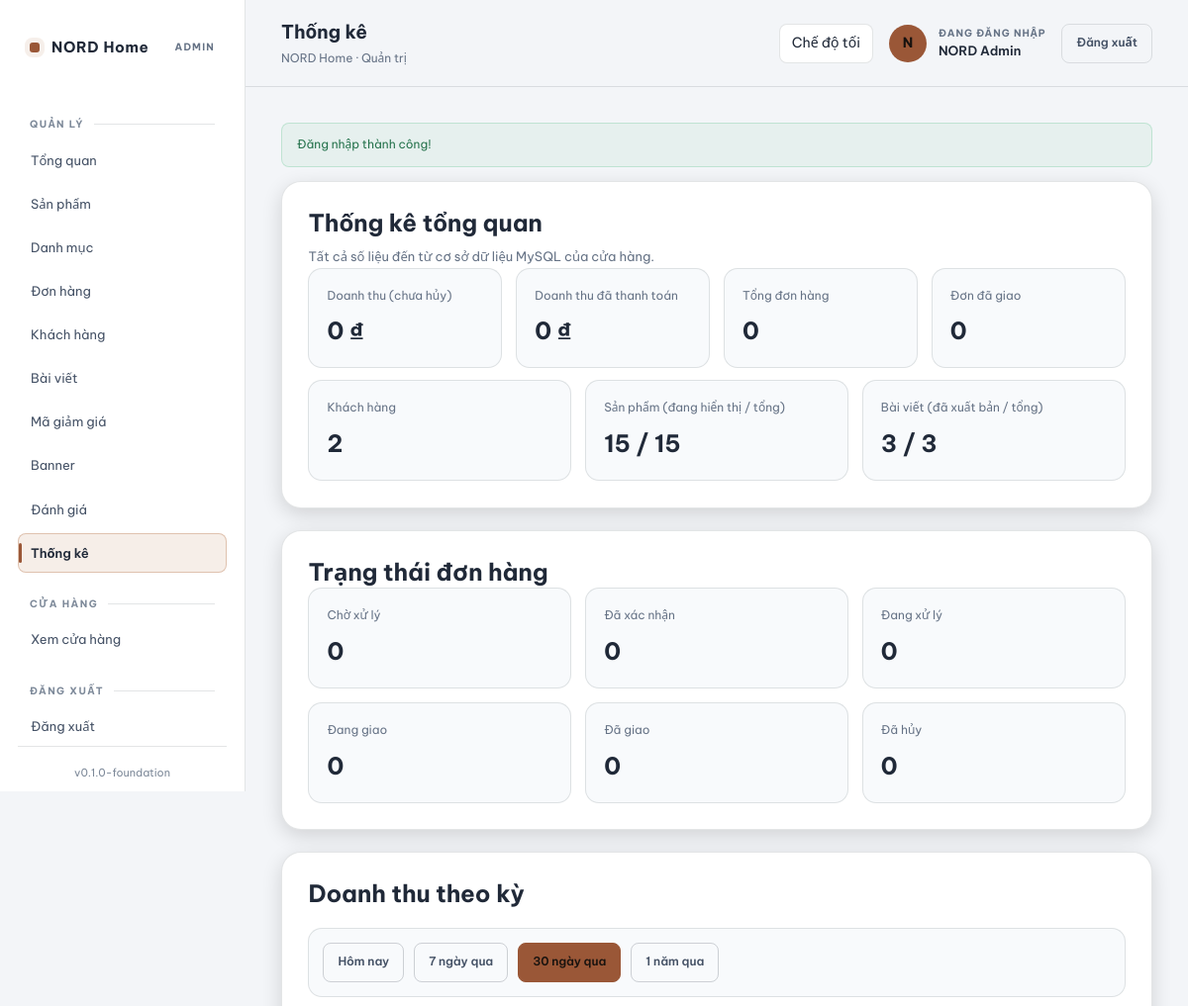
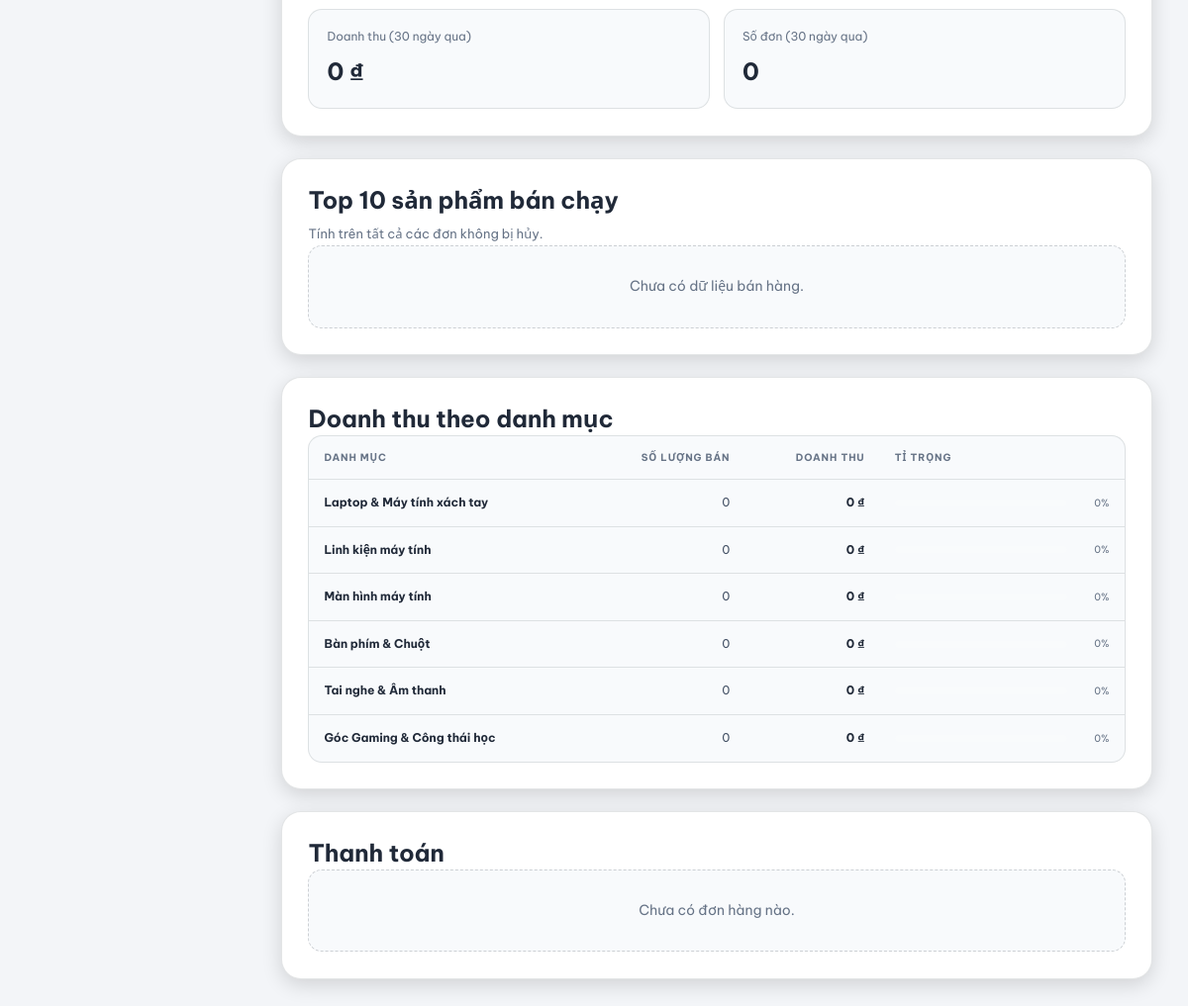
The app's page /admin/statistics.php (signed in) with its own data (2 pictures, top to bottom).
### tables this page shows
CREATE TABLE `categories` (
  `id` INT UNSIGNED NOT NULL AUTO_INCREMENT,
  `parent_id` INT UNSIGNED DEFAULT NULL,
  `name` VARCHAR(120) NOT NULL,
  `slug` VARCHAR(160) NOT NULL,
  `description` TEXT DEFAULT NULL,
  `image` VARCHAR(255) DEFAULT NULL,
  `sort_order` INT NOT NULL DEFAULT 0,
  `is_active` TINYINT(1) NOT NULL DEFAULT 1,
  `created_at` DATETIME NOT NULL DEFAULT CURRENT_TIMESTAMP,
  `updated_at` DATETIME NOT NULL DEFAULT CURRENT_TIMESTAMP ON UPDATE CURRENT_TIMESTAMP,
  PRIMARY KEY (`id`),
  UNIQUE KEY `uq_categories_slug` (`slug`),
  KEY `idx_categories_parent` (`parent_id`),
  KEY `idx_categories_active` (`is_active`),
  CONSTRAINT `fk_categories_parent`
    FOREIGN KEY (`parent_id`) REFERENCES `categories` (`id`)
    ON DELETE SET NULL ON UPDATE CASCADE
);

### config/database.php (called while the page is built, shortened)
<?php
function pdo_options(): array
{
    return [
        PDO::ATTR_ERRMODE => PDO::ERRMODE_EXCEPTION,
        PDO::ATTR_DEFAULT_FETCH_MODE => PDO::FETCH_ASSOC,
        PDO::ATTR_EMULATE_PREPARES => false,
    ];
}
function db(): PDO
{
    static $pdo = null;
    if ($pdo instanceof PDO) {
        return $pdo;
    }
    $dsn = sprintf(
        'mysql:host=%s;port=%s;dbname=%s;charset=%s',
        DB_HOST,
        DB_PORT,
        DB_NAME,
        DB_CHARSET
    );
    $pdo = new PDO($dsn, DB_USER, DB_PASS, pdo_options());
    return $pdo;
}

### includes/admin-data.php (called while the page is built, shortened)
<?php
require_once __DIR__ . '/functions.php';
function admin_statistics_overview(): array
{
    $out = [
        'revenue_total'      => 0.0,
        'revenue_paid'       => 0.0,
        'orders_total'       => 0,
        'orders_pending'     => 0,
        'orders_confirmed'   => 0,
        'orders_processing'  => 0,
        'orders_shipped'     => 0,
        'orders_delivered'   => 0,
        'orders_cancelled'   => 0,
        'products_total'     => 0,
        'products_active'    => 0,
        'customers_total'    => 0,
        'posts_total'        => 0,
        'posts_published'    => 0,
        'reviews_total'      => 0,
        'reviews_pending'    => 0,
    ];
    try {
        $out['revenue_total'] = (float) db()->query(
            "SELECT COALESCE(SUM(total),0) FROM orders WHERE status <> '" . ORDER_CANCELLED . "'"
        )->fetchColumn();
        $out['revenue_paid'] = (float) db()->query(
            "SELECT COALESCE(SUM(total),0) FROM orders WHERE payment_status = '" . PAYMENT_PAID . "'"
        )->fetchColumn();
        $out['orders_total']      = (int) db()->query('SELECT COUNT(*) FROM orders')->fetchColumn();
        $out['orders_pending']    = (int) db()->query("SELECT COUNT(*) FROM orders WHERE status='" . ORDER_PENDING . "'")->fetchColumn();
        $out['orders_confirmed']  = (int) db()->query("SELECT COUNT(*) FROM orders WHERE status='" . ORDER_CONFIRMED . "'")->fetchColumn();
        $out['orders_processing'] = (int) db()->query("SELECT COUNT(*) FROM orders WHERE status='" . ORDER_PROCESSING . "'")->fetchColumn();
        $out['orders_shipped']    = (int) db()->query("SELECT COUNT(*) FROM orders WHERE status='" . ORDER_SHIPPED . "'")->fetchColumn();
        $out['orders_delivered']  = (int) db()->query("SELECT COUNT(*) FROM orders WHERE status='" . ORDER_DELIVERED . "'")->fetchColumn();
        $out['orders_cancelled']  = (int) db()->query("SELECT COUNT(*) FROM orders WHERE status='" . ORDER_CANCELLED . "'")->fetchColumn();
        $out['products_total']  = (int) db()->query('SELECT COUNT(*) FROM products')->fetchColumn();
        $out['products_active'] = (int) db()->query('SELECT COUNT(*) FROM products WHERE is_active = 1')->fetchColumn();
        $out['customers_total'] = (int) db()->query(
            "SELECT COUNT(*) FROM users WHERE role='" . ROLE_CUSTOMER . "'"
        )->fetchColumn();
        $out['posts_total']     = (int) db()->query('SELECT COUNT(*) FROM posts')->fetchColumn();
        $out['posts_published'] = (int) db()->query('SELECT COUNT(*) FROM posts WHERE is_published = 1')->fetchColumn();
        $out['reviews_total']   = (int) db()->query('SELECT COUNT(*) FROM reviews')->fetchColumn();
        $out['reviews_pending'] = (int) db()->query('SELECT COUNT(*) FROM reviews WHERE is_approved = 0')->fetchColumn();
    } catch (PDOException $e) {
    }
    return $out;
}
function admin_statistics_revenue_by_period(string $period = 'month'): array
{
    try {
        switch ($period) {
            case 'month':
            default:
                $since = "o.created_at >= DATE_SUB(NOW(), INTERVAL 30 DAY)";
                break;
        }
        $stmt = db()->prepare(
            "SELECT COALESCE(SUM(total),0) AS revenue, COUNT(*) AS cnt
             FROM orders o
             WHERE $since AND o.status <> '" . ORDER_CANCELLED . "'"
        );
        $stmt->execute();
        $row = $stmt->fetch();
        return [
            'period'  => $period,
            'revenue' => (float) ($row['revenue'] ?? 0),
            'orders'  => (int) ($row['cnt'] ?? 0),
        ];
    } catch (PDOException $e) {
        return ['period' => $period, 'revenue' => 0.0, 'orders' => 0];
    }
}
function admin_statistics_sales_by_category(): array
{
    try {
        $stmt = db()->query(
            "SELECT c.id, c.name, COALESCE(SUM(oi.total), 0) AS revenue,
                    COALESCE(SUM(oi.quantity), 0) AS sold_qty
             FROM categories c
             LEFT JOIN products p ON p.category_id = c.id
             LEFT JOIN order_items oi ON oi.product_id = p.id
             LEFT JOIN orders o ON o.id = oi.order_id AND o.status <> '" . ORDER_CANCELLED . "'
             GROUP BY c.id, c.name
             ORDER BY revenue DESC"
        );
        return $stmt->fetchAll() ?: [];
    } catch (PDOException $e) {
        return [];
    }
}

### includes/functions.php (called while the page is built, shortened)
<?php
function e(?string $value): string
{
    return htmlspecialchars((string) $value, ENT_QUOTES | ENT_SUBSTITUTE, 'UTF-8');
}
function url(string $path = ''): string
{
    $path = ltrim($path, '/');
    return $path === '' ? BASE_URL : BASE_URL . '/' . $path;
}
function format_vnd($amount): string
{
    $amount = (float) $amount;
    return number_format($amount, 0, ',', '.') . ' ₫';
}

### admin/statistics.php (the view, shortened to what this page needs)
<?php
require_once dirname(__DIR__) . '/includes/admin-data.php';
$period = (string) ($_GET['period'] ?? 'month');
$overview  = admin_statistics_overview();
$periodRow = admin_statistics_revenue_by_period($period);
$best      = admin_statistics_best_sellers(10);
$byCat     = admin_statistics_sales_by_category();
$payment   = admin_statistics_payment_breakdown();
$statusLabels = [
    ORDER_PENDING    => 'Chờ xử lý',
    ORDER_CONFIRMED  => 'Đã xác nhận',
    ORDER_PROCESSING => 'Đang xử lý',
    ORDER_SHIPPED    => 'Đang giao',
    ORDER_DELIVERED  => 'Đã giao',
    ORDER_CANCELLED  => 'Đã hủy',
];
require dirname(__DIR__) . '/includes/admin-header.php';
?>
<div class="admin-card">
    <h1>Thống kê tổng quan</h1>
    <p class="admin-card-sub">Tất cả số liệu đến từ cơ sở dữ liệu MySQL của cửa hàng.</p>
    <div class="stat-row">
        <div class="stat"><span>Doanh thu (chưa hủy)</span><b><?= e(format_vnd($overview['revenue_total'])) ?></b></div>
        <div class="stat"><span>Doanh thu đã thanh toán</span><b><?= e(format_vnd($overview['revenue_paid'])) ?></b></div>
        <div class="stat"><span>Tổng đơn hàng</span><b><?= (int) $overview['orders_total'] ?></b></div>
        <div class="stat"><span>Đơn đã giao</span><b><?= (int) $overview['orders_delivered'] ?></b></div>
    </div>
    <div class="stat-row stat-row--3" style="margin-top:12px;">
        <div class="stat"><span>Khách hàng</span><b><?= (int) $overview['customers_total'] ?></b></div>
        <div class="stat"><span>Sản phẩm (đang hiển thị / tổng)</span><b><?= (int) $overview['products_active'] ?> / <?= (int) $overview['products_total'] ?></b></div>
        <div class="stat"><span>Bài viết (đã xuất bản / tổng)</span><b><?= (int) $overview['posts_published'] ?> / <?= (int) $overview['posts_total'] ?></b></div>
    </div>
</div>
<div class="admin-card">
    <h1>Trạng thái đơn hàng</h1>
    <div class="stat-row stat-row--3">
        <?php foreach ($statusLabels as $st => $label): ?>
            <div class="stat">
                <span><?= e($label) ?></span>
                <b><?= (int) ($overview['orders_' . $st] ?? 0) ?></b>
            </div>
        <?php endforeach; ?>
    </div>
</div>
<div class="admin-card">
    <h1>Doanh thu theo kỳ</h1>
    <div class="admin-toolbar">
        <?php
            $periodLabels = [
                'today' => 'Hôm nay',
                'week'  => '7 ngày qua',
                'month' => '30 ngày qua',
                'year'  => '1 năm qua',
            ];
        ?>
        <?php foreach ($periodLabels as $key => $label): ?>
            <a class="admin-btn <?= $period === $key ? 'admin-btn--primary' : '' ?>" href="<?= e(url('admin/statistics.php?period=' . $key)) ?>"><?= e($label) ?></a>
        <?php endforeach; ?>
    </div>
    <div class="stat-row stat-row--2">
        <div class="stat"><span>Doanh thu (<?= e($periodLabels[$period]) ?>)</span><b><?= e(format_vnd($periodRow['revenue'])) ?></b></div>
        <div class="stat"><span>Số đơn (<?= e($periodLabels[$period]) ?>)</span><b><?= (int) $periodRow['orders'] ?></b></div>
    </div>
</div>
<div class="admin-card">
    <h1>Top 10 sản phẩm bán chạy</h1>
    <p class="admin-card-sub">Tính trên tất cả các đơn không bị hủy.</p>
    <?php if (empty($best)): ?>
        <div class="admin-empty">Chưa có dữ liệu bán hàng.</div>
    <?php endif; ?>
</div>
<div class="admin-card">
    <h1>Doanh thu theo danh mục</h1>
    <?php if (empty($byCat)): ?>
        <div class="admin-empty">Chưa có dữ liệu.</div>
    <?php else:
        $maxRev = 0.0;
    ?>
        <div class="admin-table-wrap">
            <table class="admin-table">
                <thead>
                    <tr>
                        <th>Danh mục</th>
                        <th class="col-num">Số lượng bán</th>
                        <th class="col-num">Doanh thu</th>
                        <th style="width:30%;">Tỉ trọng</th>
                    </tr>
                </thead>
                <tbody>
                <?php foreach ($byCat as $r):
                    $pct = $maxRev > 0 ? round(((float) $r['revenue'] / $maxRev) * 100) : 0;
                ?>
                    <tr>
                        <td><strong><?= e($r['name']) ?></strong></td>
                        <td class="col-num"><?= (int) $r['sold_qty'] ?></td>
                        <td class="col-num"><strong><?= e(format_vnd($r['revenue'])) ?></strong></td>
                        <td>
                            <div class="admin-progress">
                                <div class="admin-progress-bar"><span style="width:<?= $pct ?>%;"></span></div>
                                <span class="admin-progress-value"><?= $pct ?>%</span>
                            </div>
                        </td>
                    </tr>
                <?php endforeach; ?>
                </tbody>
            </table>
        </div>
    <?php endif; ?>
</div>
<div class="admin-card">
    <h1>Thanh toán</h1>
    <?php if (empty($payment)): ?>
        <div class="admin-empty">Chưa có đơn hàng nào.</div>
    <?php endif; ?>
</div>
<?php require dirname(__DIR__) . '/includes/admin-footer.php'; ?>

### assets/css/admin.css (style rules this page uses)
.admin-body,.admin-login-body { --a-bg:#0f0f0e;--a-side:#111110;--a-panel:#191816;--a-panel2:#151514;--a-raised:#1e1c19;--a-line:rgba(255,255,255,.10);--a-strong:rgba(255,255,255,.16);--a-text:#f5f1e8;--a-secondary:#d0cbc1;--a-muted:#aaa69d;--a-faint:#827e76;--a-accent:#b77a52;--a-accent-hover:#c88b62;--a-ok:#67c391;--a-warn:#e6bd72;--a-bad:#ee8580;--a-info:#86b8ed;--a-rs:8px;--a-rm:14px;--a-rl:20px;--a-pill:999px;--a-font:"Be Vietnam Pro","Segoe UI",Arial,sans-serif;color-scheme:dark;color:var(--a-text) }
.admin-body *,.admin-body *:before,.admin-body *:after,.admin-login-body *,.admin-login-body *:before,.admin-login-body *:after { box-sizing:border-box }
.admin-body { min-width:320px;min-height:100vh;margin:0;background:var(--a-bg);color:var(--a-text);font:14px/1.55 var(--a-font);-webkit-font-smoothing:antialiased }
.admin-body a,.admin-login-body a { color:inherit;text-decoration:none }
.admin-shell h1,.admin-shell h2,.admin-shell h3,.admin-login h1 { margin:0;color:var(--a-text);font-weight:650;line-height:1.3 }
.admin-shell h1 { font-size:clamp(22px,2vw,28px) }
.admin-card { min-width:0;margin:0 0 22px;padding:clamp(20px,2.2vw,30px);border:1px solid var(--a-line);border-radius:var(--a-rl);background:var(--a-panel);box-shadow:0 6px 20px rgba(0,0,0,.14) }
.admin-card-sub { margin:6px 0 0;color:var(--a-muted);font-size:13px;line-height:1.65 }
.admin-card>h1+.admin-card-sub { margin-top:8px }
.admin-empty { padding:30px 20px;border:1px dashed var(--a-strong);border-radius:var(--a-rm);background:var(--a-panel2);color:var(--a-muted);text-align:center }
.stat-row { display:grid;grid-template-columns:repeat(4,minmax(0,1fr));gap:14px }
.stat-row--2 { grid-template-columns:repeat(2,minmax(0,1fr)) }
.stat-row--3 { grid-template-columns:repeat(3,minmax(0,1fr)) }
.stat { display:grid;min-width:0;gap:8px;padding:18px;border:1px solid var(--a-line);border-radius:var(--a-rm);background:var(--a-panel2) }
.stat>span { color:var(--a-muted);font-size:12px }
.stat>b { color:var(--a-text);font-size:clamp(18px,2vw,24px);overflow-wrap:anywhere }
.admin-toolbar { display:flex;flex-wrap:wrap;align-items:center;gap:10px;min-width:0;margin:18px 0;padding:14px;border:1px solid var(--a-line);border-radius:var(--a-rm);background:var(--a-panel2) }
.admin-btn { display:inline-flex;min-width:0;min-height:40px;flex:0 0 auto;align-items:center;justify-content:center;gap:7px;padding:9px 14px;border:1px solid var(--a-strong);border-radius:var(--a-rs);background:transparent;color:var(--a-secondary)!important;font-size:12px;font-weight:600;line-height:1.2;text-align:center;text-decoration:none!important;white-space:nowrap;cursor:pointer;transition:.15s }
.admin-btn--primary { border-color:var(--a-accent);background:var(--a-accent);color:#19130f!important }
.admin-table-wrap { width:100%;min-width:0;overflow-x:auto;overscroll-behavior-x:contain;border:1px solid var(--a-line);border-radius:var(--a-rm);background:var(--a-panel2);scrollbar-color:rgba(255,255,255,.2) transparent }
.admin-table { width:100%;min-width:760px;border-collapse:separate;border-spacing:0;color:var(--a-secondary);font-size:12px;text-align:left }
.admin-table th,.admin-table td { padding:14px 15px;border-bottom:1px solid var(--a-line);vertical-align:middle }
.admin-table thead th { background:rgba(255,255,255,.035);color:var(--a-muted);font-size:10px;font-weight:700;letter-spacing:.09em;text-transform:uppercase;white-space:nowrap }
.admin-table tbody tr:last-child td { border-bottom:0 }
.admin-table td { overflow-wrap:anywhere }
.admin-table th.col-num,.admin-table td.col-num,.admin-table th.col-price,.admin-table td.col-price { text-align:right;white-space:nowrap }
.admin-table td strong { color:var(--a-text) }
.admin-progress { display:flex;align-items:center;gap:9px;min-width:130px }
.admin-progress-bar { width:100%;min-width:60px;height:7px;overflow:hidden;border-radius:var(--a-pill);background:rgba(255,255,255,.09) }
.admin-progress-value { min-width:34px;color:var(--a-muted);font-size:10px;text-align:right }
.admin-body,.admin-login-body { --a-bg:#f3f5f8;--a-side:#fff;--a-panel:#fff;--a-panel2:#f8fafc;--a-raised:#eef2f6;--a-line:rgba(31,41,55,.12);--a-strong:rgba(31,41,55,.2);--a-text:#202938;--a-secondary:#455266;--a-muted:#667386;--a-faint:#7d8999;--a-accent:#9a5737;--a-accent-hover:#7f4329;--a-ok:#26734d;--a-warn:#946200;--a-bad:#b42318;--a-info:#2563a5;color-scheme:light }

### records on screen
categories: id "3", name "Màn hình máy tính", sold_qty "0", revenue "0 ₫", pct "0"
categories: name "Laptop & Máy tính xách tay", sold_qty "0", revenue "0 ₫", pct "0"
categories: name "Linh kiện máy tính", sold_qty "0", revenue "0 ₫", pct "0"
categories: name "Bàn phím & Chuột", sold_qty "0", revenue "0 ₫", pct "0"
categories: name "Tai nghe & Âm thanh", sold_qty "0", revenue "0 ₫", pct "0"
categories: name "Góc Gaming & Công thái học", sold_qty "0", revenue "0 ₫", pct "0"

### other values on screen
APP_NAME "NORD Home"
APP_VERSION "0.1.0-foundation"
$pageTitle "Thống kê"
current_user()['name'] "NORD Admin"
$flash['message'] "Đăng nhập thành công!"
format_vnd($overview['revenue_total']) "0 ₫"
format_vnd($overview['revenue_paid']) "0 ₫"
$overview['orders_total'] "0"
$overview['orders_delivered'] "0"
$overview['customers_total'] "2"
$overview['products_active'] "15"
$overview['products_total'] "15"
$label "Chờ xử lý"
$overview['orders_' . $st] "0"
$label "Đã xác nhận"
